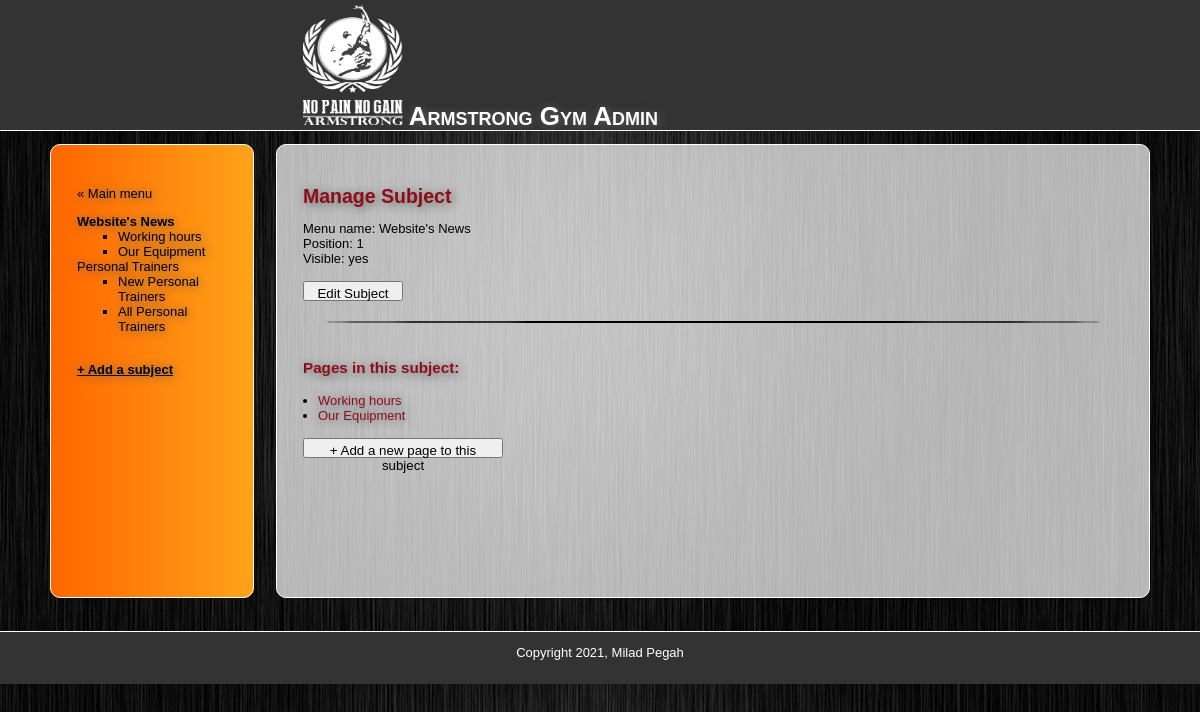
The app's page /manage_content.php?subject=1 (signed in) with its own data.
### tables this page shows
CREATE TABLE `subjects` (
  `id` int NOT NULL AUTO_INCREMENT,
  `menu_name` varchar(30) NOT NULL,
  `position` int NOT NULL,
  `visible` tinyint(1) NOT NULL,
  PRIMARY KEY (`id`),
  KEY `menu_name` (`menu_name`)
);

CREATE TABLE `pages` (
  `id` int NOT NULL AUTO_INCREMENT,
  `subject_id` int NOT NULL,
  `menu_name` varchar(30) NOT NULL,
  `position` int NOT NULL,
  `visible` tinyint(1) NOT NULL,
  `content` text,
  PRIMARY KEY (`id`),
  KEY `subject_id` (`subject_id`),
  CONSTRAINT `pages_ibfk_1` FOREIGN KEY (`subject_id`) REFERENCES `subjects` (`id`) ON DELETE CASCADE ON UPDATE CASCADE
);

### public/manage_content.php (the view, shortened to what this page needs)
<?php require_once("../includes/db_connection.php"); ?>
<?php require_once("../includes/functions.php"); ?>
<?php include("../includes/layouts/header.php"); ?>
<?php find_selected_page(); ?>
<div id="main">
    <div id="navigation">
        <br />
        <a href="admin.php">&laquo; Main menu</a><br />
        <?php echo navigation($current_subject, $current_page); ?>
        <br />
        <u><b><a href="new_subject.php">+ Add a subject</a></b></u>
    </div>
    <div id="page">
        <?php if ($current_subject) { ?>
              <h2>Manage Subject</h2>
              Menu name: <?php echo htmlentities($current_subject["menu_name"]); ?><br />
              Position: <?php echo $current_subject["position"]; ?><br />
              Visible: <?php echo $current_subject["visible"] == 1 ? 'yes' : 'no'; ?><br />
              <br />
              <button style="width: 100px; height: 20px;" onclick="window.location.href = 'edit_subject.php?subject=<?php echo urlencode($current_subject["id"]); ?>';">Edit Subject</button>
              <hr />
              <div>
                  <h3>Pages in this subject:</h3>
                  <ul>
                      <?php
                      $subject_pages = find_pages_for_subject($current_subject["id"], false);
                      while ($page = mysqli_fetch_assoc($subject_pages)) {
                          echo "<li>";
                          $safe_page_id = urlencode($page["id"]);
                          echo "<a class=\"link\" href=\"manage_content.php?page={$safe_page_id}\">";
                          echo htmlentities($page["menu_name"]);
                          echo "</a>";
                          echo "</li>";
                      }
                      ?>
                  </ul>
                  <br />
                  <button style="width: 200px; height: 20px;" onclick="window.location.href = 'new_page.php?subject=<?php echo urlencode($current_subject["id"]); ?>';">+ Add a new page to this subject</button>
              </div>
          <?php } else { ?>
              <h2>Please select a subject or a page.</h2>
          <?php } ?>
    </div>
</div>
<?php include("../includes/layouts/footer.php"); ?>

### includes/functions.php (shortened to what this page needs)
<?php
function find_all_subjects($public = true) {
	global $connection;
	$query = "SELECT * ";
	$query .= "FROM subjects ";
	$query .= "ORDER BY position ASC";
	$subject_set = mysqli_query($connection, $query);
	return $subject_set;
}
function find_pages_for_subject($subject_id, $public = true) {
	global $connection;
	$safe_subject_id = mysqli_real_escape_string($connection, $subject_id);
	$query = "SELECT * ";
	$query .= "FROM pages ";
	$query .= "WHERE subject_id = {$safe_subject_id} ";
	$query .= "ORDER BY position ASC";
	$page_set = mysqli_query($connection, $query);
	return $page_set;
}
function find_subject_by_id($subject_id, $public = true) {
	global $connection;
	$safe_subject_id = mysqli_real_escape_string($connection, $subject_id);
	$query = "SELECT * ";
	$query .= "FROM subjects ";
	$query .= "WHERE id = {$safe_subject_id} ";
	$query .= "LIMIT 1";
	$subject_set = mysqli_query($connection, $query);
	if ($subject = mysqli_fetch_assoc($subject_set)) {
		return $subject;
	} else {
		return null;
	}
}
function find_selected_page($public = false) {
	if (isset($_GET["subject"])) {
		$current_subject = find_subject_by_id($_GET["subject"], $public);
		if ($current_subject && $public) {
			$current_page = find_default_page_for_subject($current_subject["id"]);
		} else {
			$current_page = null;
		}
	} elseif (isset($_GET["page"])) {
		$current_subject = null;
		$current_page = find_page_by_id($_GET["page"], $public);
	} else {
		$current_subject = null;
		$current_page = null;
	}
}
function navigation($subject_array, $page_array) {
	$output = "<ul class=\"subjects\">";
	$subject_set = find_all_subjects(false);
	while ($subject = mysqli_fetch_assoc($subject_set)) {
		$output .= "<li";
		if ($subject_array && $subject["id"] == $subject_array["id"]) {
			$output .= " class=\"selected\"";
		}
		$output .= ">";
		$output .= "<a href=\"manage_content.php?subject=";
		$output .= urlencode($subject["id"]);
		$output .= "\">";
		$output .= htmlentities($subject["menu_name"]);
		$output .= "</a>";
		$page_set = find_pages_for_subject($subject["id"], false);
		$output .= "<ul class=\"pages\">";
		while ($page = mysqli_fetch_assoc($page_set)) {
			$output .= "<li";
			$output .= ">";
			$output .= "<a href=\"manage_content.php?page=";
			$output .= urlencode($page["id"]);
			$output .= "\">";
			$output .= htmlentities($page["menu_name"]);
			$output .= "</a></li>";
		}
		$output .= "</ul></li>";
	}
	$output .= "</ul>";
	return $output;
}

### public/stylesheets/public.css (style rules this page uses)
* { margin: 0; padding: 0; }
body { font-family: "Century Gothic", Tahoma, Helvetica, Arial, sans-serif; background-image: url(../images/gym.jpg); width: 100%; height: 100%; font-size: 13px; line-height: 15px; margin: 0 auto; min-width: 900px; }
button { padding: 3px; }
a { color: #8D0D19; text-shadow: 1px 1px 10px #666; }
#main { min-height: 500px; width: 1100px; margin: auto; }
#navigation { min-height: 400px; float: left; margin: 1em 0; padding: 2em; width: 150px; font-family: "Century Gothic", Tahoma, Helvetica, Arial, sans-serif; color: #000000; border: 1px solid white; -webkit-border-radius: 10px; -moz-border-radius: 10px; -o-border-radius: 10px; border-radius: 10px; background: -webkit-linear-gradient(270deg, #FFA319, #FF6600); background: -moz-linear-gradient(270deg, #FFA319, #FF6600); background: -o-linear-gradient(270deg, #FFA319, #FF6600); background: -ms-linear-gradient(270deg, #FFA319, #FF6600); background: linear-gradient(270deg, #FFA319, #FF6600); }
#navigation a { font-family: Helvetica, Arial, sans-serif; color: black; text-decoration: none; }
ul.subjects { margin: 1em 0; padding-left: 0; list-style: none; }
ul.pages { padding-left: 2em; font-weight: normal; list-style: square; }
.selected { font-weight: bold; }
#page { margin: 1em 0; float: right; min-height: 400px; width: 820px; background-color: rgba(255,255,255, 0.7); padding: 2em; border: 1px solid white; -webkit-border-radius: 10px; -moz-border-radius: 10px; -o-border-radius: 10px; border-radius: 10px; }
#page h2 { color: #8D0D19; line-height: 50px; text-shadow: 2px 2px 10px #666; }
#page h3 { color: #8D0D19; line-height: 50px; text-shadow: 2px 2px 10px #666; }
.link { text-decoration: none; }
hr { margin: 20px; border: 1px black solid; -webkit-border-radius: 50%; -moz-border-radius: 50%; -o-border-radius: 50%; -ms-border-radius: 50%; border-radius: 50%; }
ul { margin-left: 15px; }

### records on screen
subjects: value "Website's News", menu_name "Website's News", position "1"
pages: value "Working hours", menu_name "Working hours"
pages: value "Our Equipment", menu_name "Our Equipment"
subjects: value "Personal Trainers"
pages: value "New Personal Trainers"
pages: value "All Personal Trainers"
